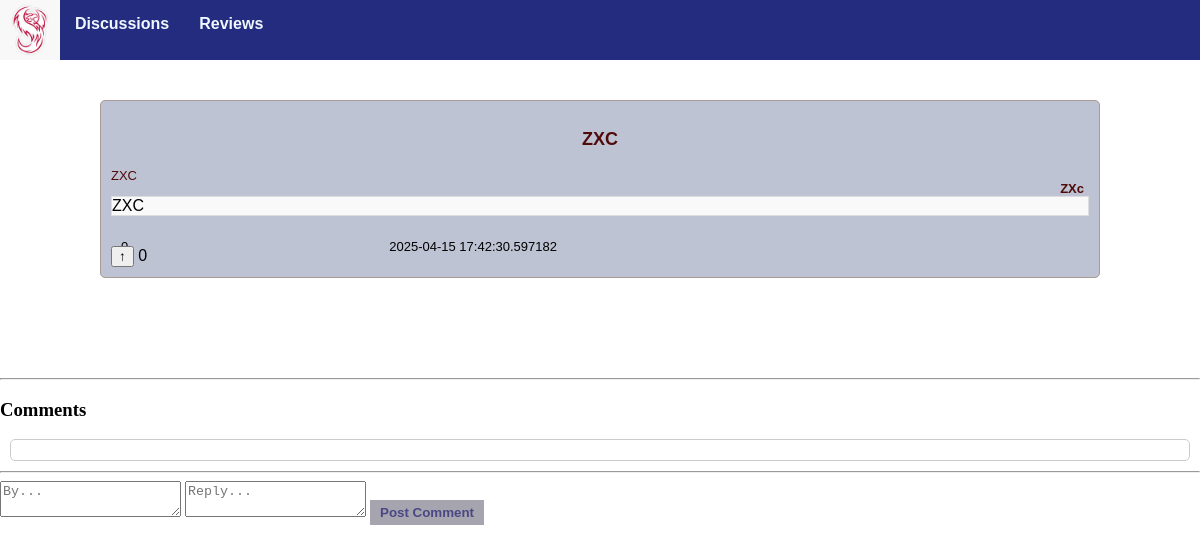
Page /discussion/3 on the earlier database version.
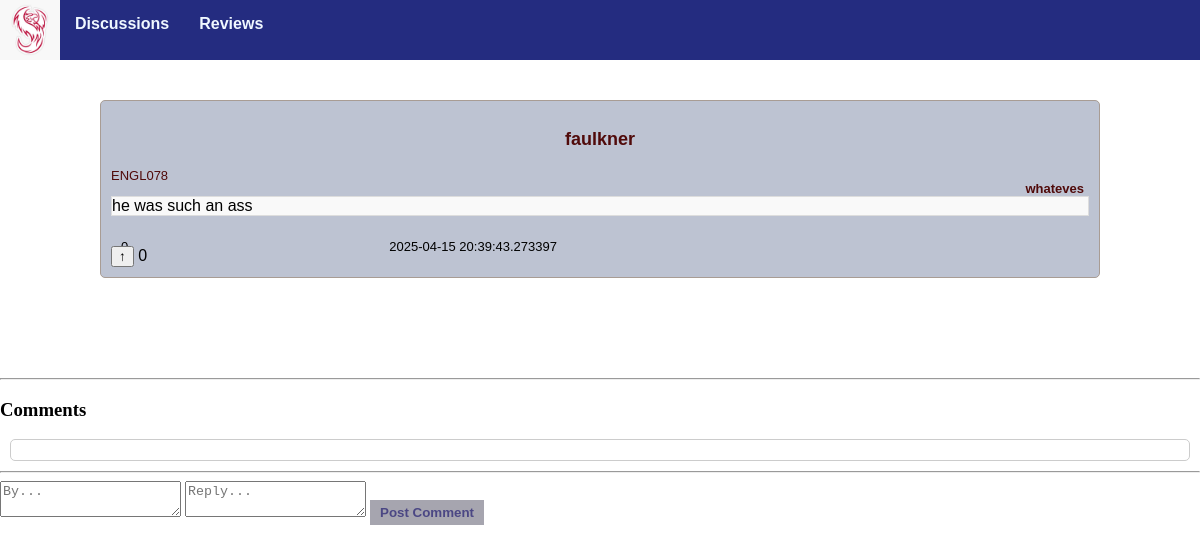
Same page on the later database version.
### models.py (models this page shows, shortened)
class Discussion(db.Model):
    id = db.Column(db.Integer, primary_key=True)
    title = db.Column(db.String(255), nullable=False)
    content = db.Column(db.Text, nullable=False)
    created_at = db.Column(db.DateTime, default=db.func.current_timestamp())
    course = db.Column(db.Text)
    author = db.Column(db.Text, nullable=False)
    comments = db.relationship('Comment', backref='discussion', cascade="all, delete-orphan", lazy=True)
    up_votes = db.Column(db.Integer, default = 0)
    def __repr__(self) -> str:
        string = f"ID: {self.id}, Title: {self.title}, Content: {self.content}, Created_At: {self.created_at}, Course: {self.course}, Author: {self.author}"
        return string

### app.py (the view)
@app.route('/discussion/<int:discussion_id>')
def dis_posts(discussion_id):
    discussion = Discussion.query.get_or_404(discussion_id) # returns a 404 error if get fails
    print(discussion)
    return render_template('dis_posts.html', discussion=discussion) # return the discussion_post object

### templates/dis_posts.html (shortened to what this page needs)
{% extends "base.html" %}
{% block head %}
    {{ super() }}
{% endblock %}
{%block content %}
<div class="specificpost">
    <div class="whereithappens">
        <div id="header">
            <p id="title">{{discussion.title}}</p1>
            <p id="author">{{discussion.author}}</p>
            <p id="course">{{discussion.course}}</p>
        </div>
        <p id="content">{{discussion.content}}</p>
        <div id="information">
            <p id="up_votes">{{discussion.up_votes}}</p>
            <p id="created_at">{{discussion.created_at}}</p>
        </div>
        <div id = "upbutton">
            <button type="submit" class="arrow" id="up_votes">↑</button>
            <span id="up_votes">0</span>
        </div>
        </div>
    </div>
    <hr>
    <h3>Comments</h3>
    <ul class="list-group">
    </ul>
    <hr>
    <form action="{{ url_for('discussion_comment', discussion_id=discussion.id) }}" method="post" class="mt-3">
        <textarea name="author" class="form-control mb-2" placeholder="By..." required></textarea>
        <textarea name="comment" class="form-control mb-2" placeholder="Reply..." required></textarea>
        <button type="submit" class="btn btn-secondary">Post Comment</button>
    </form>
{% endblock %}

### templates/base.html (shortened to what this page needs)
<!DOCTYPE html>
<html lang="en">
{%block head%}
<head>
    <link rel="stylesheet" href="{{ url_for('static', filename='styles/base.css') }}">
</head>
{%endblock%}
<body>
    <nav class="navbar">
        <div class="nav div">
            <div class="logo">
                <img src="{{ url_for('static', filename='phoenix.jpg') }}">
            </div>
            <ul id="navigation">
                <li>
                    <a href="{{ url_for('discussions') }}">Discussions</a>
                </li>
                <li>
                    <a href="{{ url_for('reviews') }}">Reviews</a>
                </li>
            </ul>
        </div>
    </nav>
    {%block content%}
    {%endblock%}
</body>
</html>

### static/styles/base.css (style rules this page uses)
body { margin:0; padding: 0; }
.navbar { font-family: Verdana, Geneva, Tahoma, sans-serif; font-weight: bold; background-color:rgb(162, 113, 111); position: fixed; top: 0px; width: 100%; height: 60px; }
.navbar ul { list-style-type: none; background-color:rgb(36, 44, 128); padding: 0px; margin: 0px; height: 60px; }
.navbar a { color:aliceblue; text-decoration: none; padding: 15px; display:block; text-align: center; height: 60px; }
.navbar li { float:left; }
.logo { float: left; }
.logo img { height: 60px; width: 60px; }
a { color:rgb(80, 10, 10); font-weight: bold; font-size:medium; text-decoration: none; }
.list-group { background-color: #ffffff; border: 1px solid #ccc; padding: 10px; margin: 10px ; border-radius: 5px; }
.whereithappens { padding: 10px; background-color: #bdc3d2; border: 1px solid #a89c94; margin-bottom: 20px; border-radius: 5px; font-family: Verdana, Geneva, Tahoma, sans-serif; }
.specificpost { margin:100px; }
#content { border: 1px solid #ddd; margin: auto; background-color: #f9f9f9; }
#header #title { color:rgb(80, 10, 10); font-weight: bolder; font-size:large; text-align: center; }
#header #author { color:rgb(80, 10, 10); font-weight: bold; font-size:small; margin-right:5px; position:relative; float:right; }
#header #course { color:rgb(80, 10, 10); font-size:small; }
#information { display: grid; grid-template-columns: repeat(3, auto); padding: 5px; margin: 5px; height:10px; }
#information p { font-size: small; }
.btn { background-color: #a6a5af; color: rgb(75, 71, 132); border: none; padding: 5px 10px; text-decoration: none; display: inline-block; font-weight: bold; }

Differences in the rows shown:
changed Discussion: title "ZXC" → "faulkner"; author "ZXc" → "whateves"; course "ZXC" → "ENGL078"; content "ZXC" → "he was such an ass"; created_at "2025-04-15 17:42:30.597182" → "2025-04-15 20:39:43.273397"
